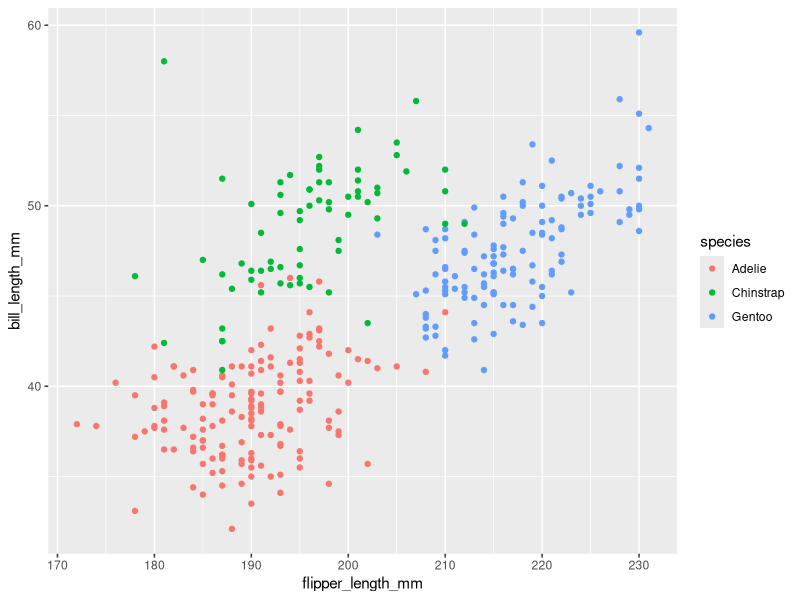
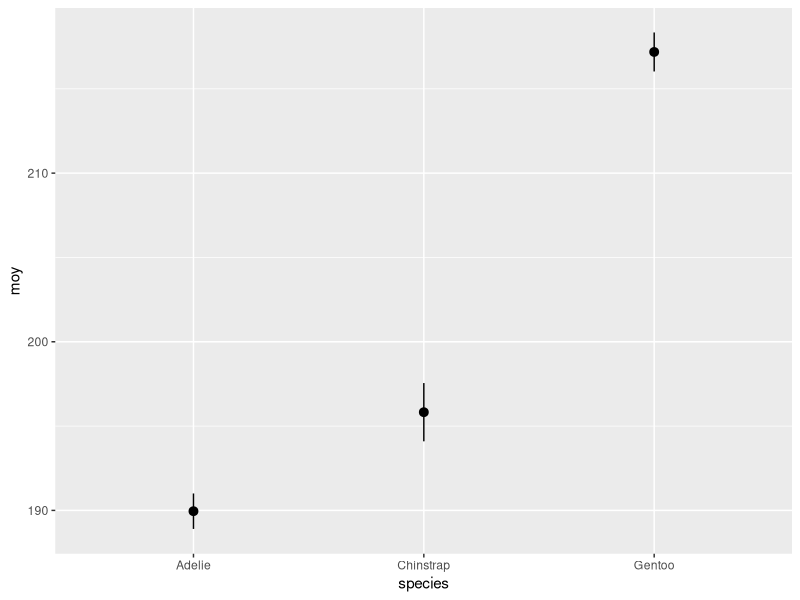

Here is the R script that generated these plots, in order: (Note: this script raises an error after producing the figures.)
## ---- chunk 1
knitr::opts_chunk$set(echo = TRUE)
library(dplyr)
library(ggplot2)
set.seed(7102)
## ---- chunk 2
library(palmerpenguins)
data(penguins)
head(penguins)
## ---- chunk 3
library(ggplot2)
library(dplyr)
ggplot(penguins, aes(x = flipper_length_mm, y = bill_length_mm, color = species)) +
    geom_point()
## ---- chunk 4
fl_stat <- penguins %>%
    filter(!is.na(flipper_length_mm)) %>%
    group_by(species) %>%
    summarize(n = n(), moy = mean(flipper_length_mm), 
              ecart_type = sd(flipper_length_mm)) %>%
    mutate(err_type = ecart_type / sqrt(n))
fl_stat
## ---- chunk 5
fl_stat <- fl_stat %>%
    mutate(ic_min = moy + qt(0.025, df = n - 1) * err_type,
           ic_max = moy + qt(0.975, df = n - 1) * err_type)
fl_stat
## ---- chunk 6
ggplot(fl_stat, aes(x = species, y = moy, ymin = ic_min, ymax = ic_max)) +
    geom_pointrange()
## ---- chunk 7
kejim <- read.csv("cours1_kejimkujik.csv")

kejim_stats <- group_by(kejim, espece) %>%
    summarize(moy = mean(dhp), ec_type = sd(dhp), n = n()) %>%
    mutate(err_type = ec_type / sqrt(n),
           ic_min = moy + qt(0.025, df = n - 1) * err_type, 
           ic_max = moy + qt(0.975, df = n - 1) * err_type)

ggplot(kejim_stats, aes(x = espece, y = moy, ymin = ic_min, ymax = ic_max)) +
    geom_pointrange()
## ---- chunk 8
fl <- filter(penguins, !is.na(flipper_length_mm))
ggplot(fl, aes(x = species, y = flipper_length_mm)) + 
    geom_boxplot()
## ---- chunk 9
fl_alea <- function() {
    samp <- sample_n(fl, 30)
    mean(samp$flipper_length_mm)
}

fl_strat <- function() {
    samp <- group_by(fl, species) %>%
        sample_n(10)
    mean(samp$flipper_length_mm)
}

fl_alea()
fl_strat()
## ---- chunk 10
rep_alea <- replicate(1000, fl_alea())
rep_strat <- replicate(1000, fl_strat())
## ---- chunk 11
sd(rep_alea)
sd(rep_strat)
